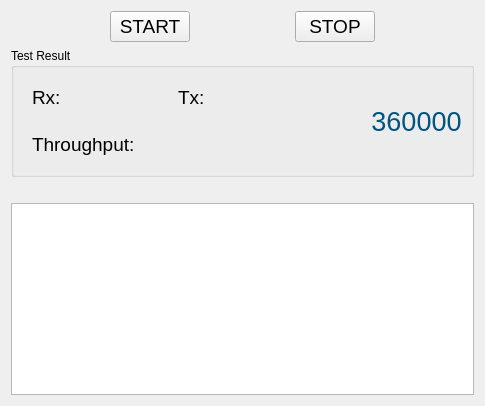
      <widget class="QWidget" name="tab">
       <attribute name="title">
        <string>Testing</string>
       </attribute>
       <layout class="QGridLayout" name="gridLayout_6">
        <item row="0" column="0">
         <layout class="QVBoxLayout" name="verticalLayout_2">
          <item>
           <layout class="QHBoxLayout" name="horizontalLayout_14">
            <item>
             <spacer name="horizontalSpacer_10">
              <property name="orientation">
               <enum>Qt::Horizontal</enum>
              </property>
              <property name="sizeHint" stdset="0">
               <size>
                <width>40</width>
                <height>20</height>
               </size>
              </property>
             </spacer>
            </item>
            <item>
             <widget class="QPushButton" name="pushButton_a">
              <property name="font">
               <font>
                <pointsize>14</pointsize>
               </font>
              </property>
              <property name="text">
               <string>START</string>
              </property>
             </widget>
            </item>
            <item>
             <spacer name="horizontalSpacer_2">
              <property name="orientation">
               <enum>Qt::Horizontal</enum>
              </property>
              <property name="sizeHint" stdset="0">
               <size>
                <width>40</width>
                <height>20</height>
               </size>
              </property>
             </spacer>
            </item>
            <item>
             <widget class="QPushButton" name="pushButton_s">
              <property name="font">
               <font>
                <pointsize>14</pointsize>
               </font>
              </property>
              <property name="text">
               <string>STOP</string>
              </property>
             </widget>
            </item>
            <item>
             <spacer name="horizontalSpacer_9">
              <property name="orientation">
               <enum>Qt::Horizontal</enum>
              </property>
              <property name="sizeHint" stdset="0">
               <size>
                <width>40</width>
                <height>20</height>
               </size>
              </property>
             </spacer>
            </item>
           </layout>
          </item>
          <item>
           <widget class="QGroupBox" name="groupBox_4">
            <property name="title">
             <string>Test Result</string>
            </property>
            <layout class="QGridLayout" name="gridLayout_10">
             <item row="0" column="0">
              <layout class="QHBoxLayout" name="horizontalLayout_31">
               <item>
                <layout class="QVBoxLayout" name="verticalLayout">
                 <item>
                  <widget class="QWidget" name="widget_iperf3" native="true">
                   <layout class="QGridLayout" name="gridLayout_5">
                    <item row="0" column="0">
                     <layout class="QHBoxLayout" name="horizontalLayout_15">
                      <item>
                       <layout class="QHBoxLayout" name="horizontalLayout_33">
                        <item>
                         <widget class="QLabel" name="label_32">
                          <property name="font">
                           <font>
                            <pointsize>14</pointsize>
                           </font>
                          </property>
                          <property name="text">
                           <string>Rx:</string>
                          </property>
                         </widget>
                        </item>
                        <item>
                         <widget class="QLabel" name="label_res_rx">
                          <property name="minimumSize">
                           <size>
                            <width>105</width>
                            <height>0</height>
                           </size>
                          </property>
                          <property name="palette">
                           <palette>
                            <active>
                             <colorrole role="WindowText">
                              <brush brushstyle="SolidPattern">
                               <color alpha="255">
                                <red>255</red>
                                <green>0</green>
                                <blue>0</blue>
                               </color>
                              </brush>
                             </colorrole>
                            </active>
                            <inactive>
                             <colorrole role="WindowText">
                              <brush brushstyle="SolidPattern">
                               <color alpha="255">
                                <red>255</red>
                                <green>0</green>
                                <blue>0</blue>
                               </color>
                              </brush>
                             </colorrole>
                            </inactive>
                            <disabled>
                             <colorrole role="WindowText">
                              <brush brushstyle="SolidPattern">
                               <color alpha="255">
                                <red>120</red>
                                <green>120</green>
                                <blue>120</blue>
                               </color>
                              </brush>
                             </colorrole>
                            </disabled>
                           </palette>
                          </property>
                          <property name="font">
                           <font>
                            <pointsize>14</pointsize>
                           </font>
                          </property>
                          <property name="text">
                           <string/>
                          </property>
                         </widget>
                        </item>
                       </layout>
                      </item>
                      <item>
                       <layout class="QHBoxLayout" name="horizontalLayout_34">
                        <item>
                         <widget class="QLabel" name="label_34">
                          <property name="font">
                           <font>
                            <pointsize>14</pointsize>
                           </font>
                          </property>
                          <property name="text">
                           <string>Tx:</string>
                          </property>
                         </widget>
                        </item>
                        <item>
                         <widget class="QLabel" name="label_res_tx">
                          <property name="minimumSize">
                           <size>
                            <width>105</width>
                            <height>0</height>
                           </size>
                          </property>
                          <property name="palette">
                           <palette>
                            <active>
                             <colorrole role="WindowText">
                              <brush brushstyle="SolidPattern">
                               <color alpha="255">
                                <red>255</red>
                                <green>0</green>
                                <blue>0</blue>
                               </color>
                              </brush>
                             </colorrole>
                            </active>
                            <inactive>
                             <colorrole role="WindowText">
                              <brush brushstyle="SolidPattern">
                               <color alpha="255">
                                <red>255</red>
                                <green>0</green>
                                <blue>0</blue>
                               </color>
                              </brush>
                             </colorrole>
                            </inactive>
                            <disabled>
                             <colorrole role="WindowText">
                              <brush brushstyle="SolidPattern">
                               <color alpha="255">
                                <red>120</red>
                                <green>120</green>
                                <blue>120</blue>
                               </color>
                              </brush>
                             </colorrole>
                            </disabled>
                           </palette>
                          </property>
                          <property name="font">
                           <font>
                            <pointsize>14</pointsize>
                           </font>
                          </property>
                          <property name="text">
                           <string/>
                          </property>
                         </widget>
                        </item>
                       </layout>
                      </item>
                     </layout>
                    </item>
                    <item row="0" column="1">
                     <spacer name="horizontalSpacer_13">
                      <property name="orientation">
                       <enum>Qt::Horizontal</enum>
                      </property>
                      <property name="sizeHint" stdset="0">
                       <size>
                        <width>40</width>
                        <height>20</height>
                       </size>
                      </property>
                     </spacer>
                    </item>
                   </layout>
                  </widget>
                 </item>
                 <item>
                  <widget class="QWidget" name="widget_iperf2" native="true">
                   <layout class="QGridLayout" name="gridLayout_9">
                    <item row="0" column="1">
                     <spacer name="horizontalSpacer_25">
                      <property name="orientation">
                       <enum>Qt::Horizontal</enum>
                      </property>
                      <property name="sizeHint" stdset="0">
                       <size>
                        <width>40</width>
                        <height>20</height>
                       </size>
                      </property>
                     </spacer>
                    </item>
                    <item row="0" column="0">
                     <layout class="QHBoxLayout" name="horizontalLayout_32">
                      <item>
                       <widget class="QLabel" name="label_31">
                        <property name="font">
                         <font>
                          <pointsize>14</pointsize>
                         </font>
                        </property>
                        <property name="text">
                         <string>Throughput:</string>
                        </property>
                       </widget>
                      </item>
                      <item>
                       <widget class="QLabel" name="label_res_th">
                        <property name="minimumSize">
                         <size>
                          <width>105</width>
                          <height>0</height>
                         </size>
                        </property>
                        <property name="palette">
                         <palette>
                          <active>
                           <colorrole role="WindowText">
                            <brush brushstyle="SolidPattern">
                             <color alpha="255">
                              <red>255</red>
                              <green>0</green>
                              <blue>0</blue>
                             </color>
                            </brush>
                           </colorrole>
                          </active>
                          <inactive>
                           <colorrole role="WindowText">
                            <brush brushstyle="SolidPattern">
                             <color alpha="255">
                              <red>255</red>
                              <green>0</green>
                              <blue>0</blue>
                             </color>
                            </brush>
                           </colorrole>
                          </inactive>
                          <disabled>
                           <colorrole role="WindowText">
                            <brush brushstyle="SolidPattern">
                             <color alpha="255">
                              <red>120</red>
                              <green>120</green>
                              <blue>120</blue>
                             </color>
                            </brush>
                           </colorrole>
                          </disabled>
                         </palette>
                        </property>
                        <property name="font">
                         <font>
                          <pointsize>14</pointsize>
                         </font>
                        </property>
                        <property name="text">
                         <string/>
                        </property>
                       </widget>
                      </item>
                     </layout>
                    </item>
                   </layout>
                  </widget>
                 </item>
                </layout>
               </item>
               <item>
                <widget class="QLabel" name="label_countDown">
                 <property name="maximumSize">
                  <size>
                   <width>100</width>
                   <height>16777215</height>
                  </size>
                 </property>
                 <property name="palette">
                  <palette>
                   <active>
                    <colorrole role="WindowText">
                     <brush brushstyle="SolidPattern">
                      <color alpha="255">
                       <red>0</red>
                       <green>85</green>
                       <blue>127</blue>
                      </color>
                     </brush>
                    </colorrole>
                   </active>
                   <inactive>
                    <colorrole role="WindowText">
                     <brush brushstyle="SolidPattern">
                      <color alpha="255">
                       <red>0</red>
                       <green>85</green>
                       <blue>127</blue>
                      </color>
                     </brush>
                    </colorrole>
                   </inactive>
                   <disabled>
                    <colorrole role="WindowText">
                     <brush brushstyle="SolidPattern">
                      <color alpha="255">
                       <red>120</red>
                       <green>120</green>
                       <blue>120</blue>
                      </color>
                     </brush>
                    </colorrole>
                   </disabled>
                  </palette>
                 </property>
                 <property name="font">
                  <font>
                   <pointsize>20</pointsize>
                  </font>
                 </property>
                 <property name="text">
                  <string>360000</string>
                 </property>
                 <property name="alignment">
                  <set>Qt::AlignCenter</set>
                 </property>
                </widget>
               </item>
              </layout>
             </item>
            </layout>
           </widget>
          </item>
          <item>
           <widget class="QLabel" name="label_error">
            <property name="palette">
             <palette>
              <active>
               <colorrole role="WindowText">
                <brush brushstyle="SolidPattern">
                 <color alpha="255">
                  <red>255</red>
                  <green>0</green>
                  <blue>0</blue>
                 </color>
                </brush>
               </colorrole>
              </active>
              <inactive>
               <colorrole role="WindowText">
                <brush brushstyle="SolidPattern">
                 <color alpha="255">
                  <red>255</red>
                  <green>0</green>
                  <blue>0</blue>
                 </color>
                </brush>
               </colorrole>
              </inactive>
              <disabled>
               <colorrole role="WindowText">
                <brush brushstyle="SolidPattern">
                 <color alpha="255">
                  <red>120</red>
                  <green>120</green>
                  <blue>120</blue>
                 </color>
                </brush>
               </colorrole>
              </disabled>
             </palette>
            </property>
            <property name="text">
             <string/>
            </property>
            <property name="alignment">
             <set>Qt::AlignCenter</set>
            </property>
           </widget>
          </item>
          <item>
           <widget class="QTextBrowser" name="textBrowser"/>
          </item>
         </layout>
        </item>
       </layout>
      </widget>
